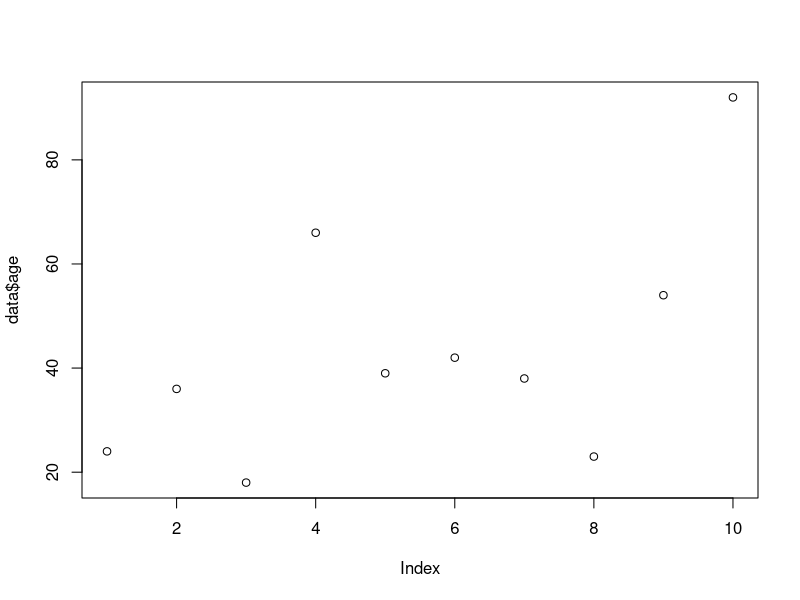
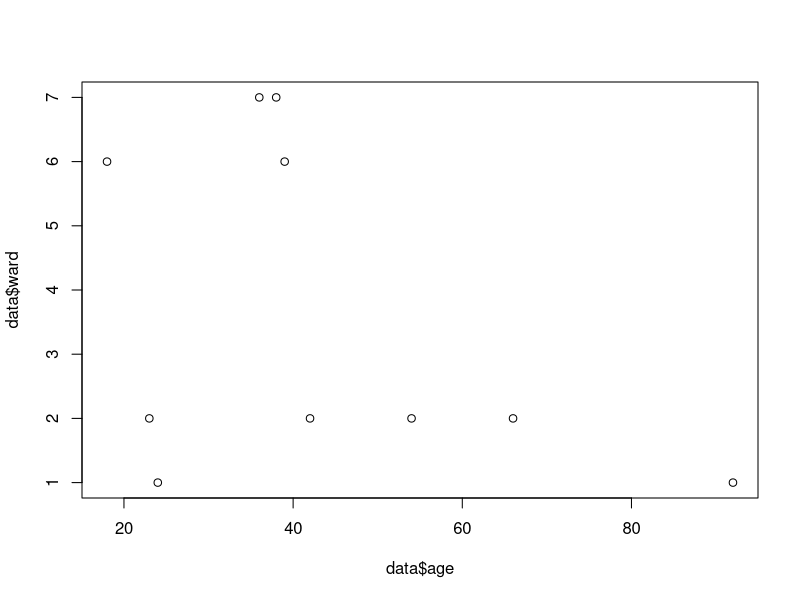
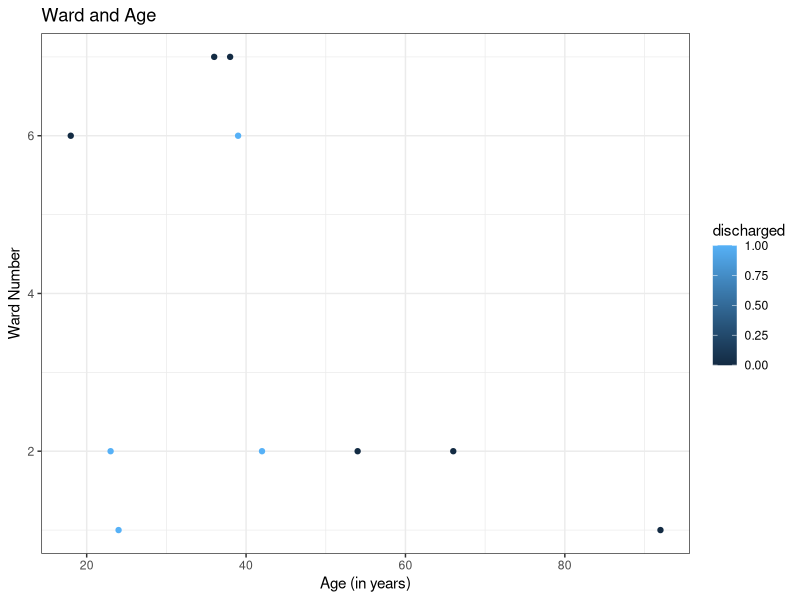
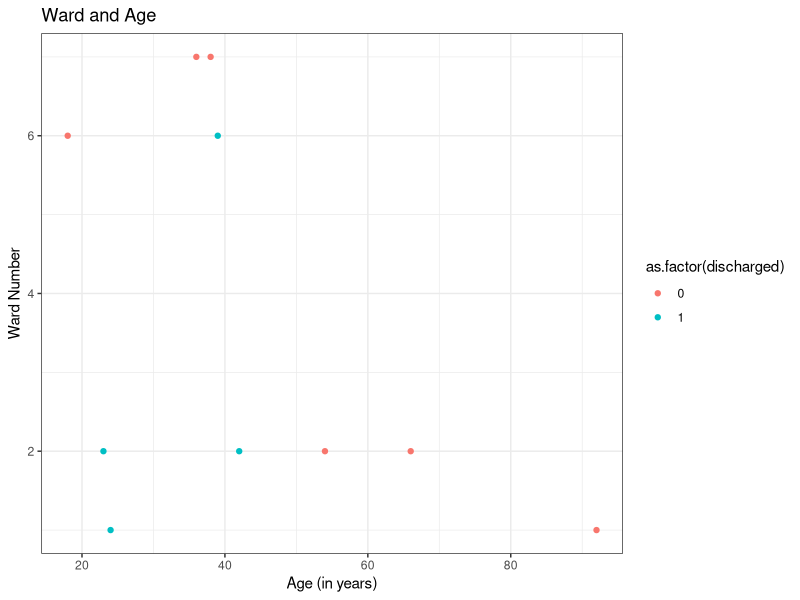
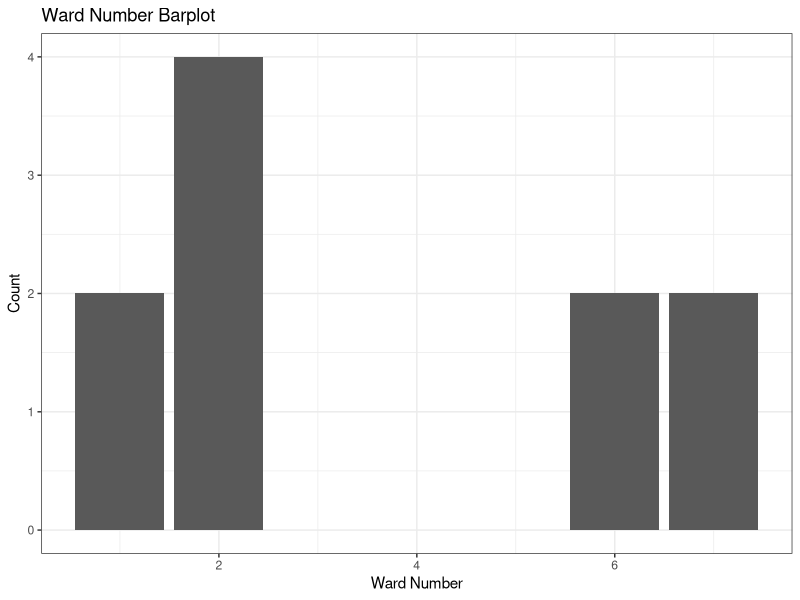

Write R code to recreate these figures, in order.
######### Introduction to R a beginners guide ##################################
# AUTHOR: Dr Sarah Ashcroft-Jones
# github: sarahajones

# This script is meant to begin to orient you into the R environment. 
# It will highlight some key features and functions of RStudio and the R language. 
# There is more explanation than code here - but it is useful to step through slowly.

# Refer back to this script at any time to check over your fundamentals.

# Some great resources to help you build confidence in these skills beyond the classroom
# https://psyteachr.github.io/ - for undergrad level courses
# https://rc2e.com/ - book for learning R
# https://r4ds.had.co.nz/ - arguably and even better ebook for learning R
# https://swirlstats.com/ - specifically: https://github.com/swirldev/swirl_courses#swirl-courses 
# https://r-graph-gallery.com/ - for plotting help
# https://www.data-to-viz.com/ - for plotting help

######### 1.0 The basics #####################################################

# Commenting your code?
# This is a comment line, we know this because there is a # at the start of it. 
# The hashtag makes R blind to anything that follows such that it does not try to 
# run or "execute" that section as code. 
# Because R does not speak English, but has it's own syntax and language it is 
# important to separate out your own notes, and the code you write. We use hashtags to do this.

# In this script, comments will be placed after every line of example code to help explain it. 
# This is not just a useful tool for learners, but a fundamental part of programming. 
# You need to comment your code to help others (and your future self) understand what you did and why. 
# Start the habit early and it will help you forever!

# What is a variable?
# A variable, or "var" is an object in your coding environment. 
# It could be a single number, a column of data, or it could expand into a larger 
# object like a table or dataframe object. 
# A variable can be thought of as a temporary way of holding together information 
# or data to manipulate it later in some way.
# You variables live in your environment panel, they can be deleted, removed, and changed using code

# Highlight the text below " x = 1" and press the "Run" button at the top right of this panel
# This will run or execute your first line of code (How exciting!)

x = 1 

# TOP TIPS: 
# You can also run a line of code by placing your cursor at the front of the line of code
# and using the keyboard shortcut CRTL + ENTER (this get much swifter when you have lots to run!)
# If you want to run the whole script from start to finish - just hit "Run" without highlighting anything
# The entire script will run from top to bottom. 
# (You often don't want this when learning as you want to work step by step.)

# So, what happened when you ran that line of code? 

# You should have seen the variable x appear in your environment with the number 1 next to it. 
# Your environemtn is the panel on the top right of your R screen by default, it is where you will
# find all and any variables that R is holding in memory for you to use and manipulate. 
# You have created your first variable! X is the variable which contains the information 1!

# If you want to change your variable - you can save over it with the new information

x <- 5

# You might have noticed that the variable changed in your environment - to 5 (not 1). 
# You may also have noticed that instead of using an equals sign we used two symbols 
# together to make an arrow shape < and - (<-)
# This is because in coding the equals sign is often used to make comparisons of things being equal or not equal to each other. 
# To avoid confusion in R we instead use the <- operator to assign value to our variables. 
# You can think of it like an equals sign, or as might be more useful as a direction to "put" the 
# information from the right hand side into the variable which is on the left hand side. 
# i.e. x <- 5 , means put/assign the information of 5 into the variable x. 


# A note on variable naming - do as I say not as I do ...
# In this script I will often name things arbitrarily with names like "x" or "y"
# In reality try to always keep your naming meaninggul but short. 
# For example patient_ID or PID for an identification number
# Variable names cannot (easily) have whitespace and should use "snake_case"
# snake_case is where you join_up_words_using_the_underscore_symbol
# The underscore replaces a white space. 
# Note also that I don't use any uppercase letters, numbers, or symbols in my names
# This is because it makes it harder to recall them and to use them fluently (it can also confuse R)
# If you really like uppercase letters read up about camelCase whereYouUseCaptialLettersLikeThis... 


# The next section will look at introducing you to more complex variables and actions. 

######### 2.0 Manipulating variables ############################################
# At it's core R can function as a very complex calculator.
# You can use standard mathematical notation to carry out these functions

# e.g. x <- 3 + 5
# e.g. x <- 10 - 2
# e.g. x <- 5 * 6
# e.g. x <- 10/2
# e.g. x <- (3+2)*(1+1)

# Can you guess what the results of each of these might be? 
# To check your logic copy them into the console box below one by one and hit enter each time.
# The console is the panel directly below this script by default. 
# The console logs whatever code you are running, but you can also "try out" code there directly. 
# The code will run in the same way and the variables will appear in your environment. 
# Importantly, the difference between the console and a script is that code that you write in the console will be lost
# when you start a new session so if you want to keep code, to run later, save it into a script file instead. 

# You can also  manipulate variables together:
# Run the next three lines of code one by one and see if you can predict what R will do on each line. 

x <- 10
y <- 5*5
z <- x*y 

# Now, this might seem simple, but imagine the utility of doing this kind of operation on whole columns of data.
# Or imagine if you could easily apply these operation to particular parts of a dataset with ease - with R you can. 

# TOP TIP: 
# If you ever want to remove a variable from your environment (maybe you were testing something in the console)
# and you don't need it any more - just use the following code:
# rm(VAR)
# Put the name of the variable you want to remove where VAR is and run the line in the console. 
# If you want to start from scratch use the broom symbol on the top right of your environment to clean up all variables. 
# Make sure you aren't going to lose anything you cant replace when you do so though! 

rm(x)

rm(y, z)

# You can also clean up the logged output in the console using the broom symbol on the top right of that panel too. 

######### 3.0 More complex variables and basic functions ########################

# So far we have had pretty simple things saving into variables - numbers.
# Even if the mathematical operation which leads to that number is more complex, the number is just that - a number!
# Unsurprisingly, R can handle a lot more than just saving one number to one variable. 

#For example: 
x <- "apple"
# R can store words or letters very easily, it calls them strings or character variables. 

#Another example:
x <- c(1,2,3,4,5)

# Here we save a list of numbers into or variable x
# the "c" stands for concatenate, which just means add together
# The commas tell R how to separate out the numbers into individual entries, 
# and the brackets tell the function "c" what the scope of it's job is. 

# In R you will often see a word or symbol directly in front of a set of brackets, these are functions.
# Indeed, c() is a function which tells R what to do with the list of information inside the brackets.
# We saw one earlier on line 102 - rm(), rm stands for "remove", and the brackets show R what it should remove.
# If we wanted to remove more than one variable we would list them and separate them by commas, 
# e.g. rm(x,y,z).
 
# For example; if you ever want to check what type of information is inside a variable you can use special functions to check
# The output of these functions is in the console 
x <- c(2,4,6,8)
class(x) # This function tells us what "class" the information has - here it is numeric
typeof(x) # This function gives us a "subtype" stored in memory - double means it is an ordinary number type

x <- c("apple", "orange", "pear")
class(x)
typeof(x)
# Here the class and subtype are the same, character based information - strings of letters. 

x <- 1L
typeof(x)   # "integer" - a "literal" integer (no decimal places)
class(x)     # "integer"
is.integer(x)  # TRUE

y <- 1
typeof(y)   # "double" - unless specified will be a double
class(y)      # "numeric"
is.integer(y)   # FALSE

1L + 1L         # 2L (stays integer)
1L + 1          # 2 (coerced to double)

# Other functions include things like: sum(), mean(), max(), min()
x <- c(3,56,22,100,38)
sum(x)
mean(x)
max(x)
min(x)

# and some of these individual functions come together in: 
summary(x)

# Again the output of these functions is in your console.
# If you wanted to save the output you would assign it to a variable e.g., y <- sum(x)
# Hopefully you can see how quickly and easily some of the descriptive of your data
# might be available to you with just some basic functions and commands.

# So, what exactly is a function? A piece of code? 
# A function is a chunk of code that does a specific task for you. 
# It can do it as many times as you want, it is a little robot that  just "does"
# - it does exactly what you tell it to do, and nothing more. 

# You can define your own functions in this way: 

double_function <- function(x){ # decide what arguements need to be input
  new_x <- x*2 # do something to those inputs and save the new values
  return(new_x) # return those new values
}

double_function(6) # call the function and give it the input directly, what is output? 

######### 4.0 Bringing back the equals sign ##################################
# Above we moved away from using the equals sign to assign information to variables. 
# Now we will briefly consider why. 

# In programming languages we often use equals signs as part of a true equality statement. 
# That is we are trying to see if two things are equal, that they contain the same information. 
# Their exact use varies across languages, but generally speaking they are not used to assign variables
# that you might want to later modify, instead they are used in arguments that try to assess equality
# and return TRUE or FALSE statements in response to their assessments. 

# For example - if we assign x as follows: 
x <- 5

# We can use a "double equals" sign to check the value of x as follows:
x == 10
x == 5

# We can also check if x does not equal something as follows: 
x != 10
x != 5

# These statements might seem trivial - but image you have a large dataset of patients
# You could use these kinds of statements to find all the rows which contain patients 
# from a particular ward, for example.

# Let's take a toy example:
x <- c(3,4,5,2,2,4,2,6,7,3,4,2,5,2,3,6,2,1,3,4,5,2,5,7,2)

# x now contains 25 numbers, each one representing a patient with a ward number from 1 -7. 
# We can check this is true using the functions summary() and length()
summary(x)
length(x) #if it's not easy to spot in the environment this function is used to see how long a variable is

# Let's say we wanted to pull the data only from those patients who were in a particular ward, 
# can the equals sign help us here? 

# Let's first check what happens if we just check for x == 2 
x == 2

# We get a list of TRUEs and FALSEs 
# we can put these inside a new variable by assigning it using the <- operator
y <- (x==2)
 
# But that doesn't actually capture the information we want, what we want is to pull out the data that
# (in some bigger analysis and bigger dataset) would relate to the ward 2 patients
# for this we could use the subset function, subset():
 
y <- subset(x, x==2)

# Now y contains only the data that related to ward 2 patients. 
# The subset function asks for two pieces of information -
# first the data we want to subset - here that was contained inside x.
# Secondly the identifier for what we want to cut away and put into y - here that is identified by x == 2
# This means that the function looks inside the data in x, pulls out anything that matches the x==2 requirement
# and assigns it inside the new variable of y.

# Another example, this time taking everyone who was not in ward 2 and assigning them to y
y <- subset(x, x!=2)

 
######### 5.0 Mini dataframes - looking at bigger datasets #####################

# In R, dataframes are one of the easiest forms of data object to manipulate. 
# They look and act quite like excel spreadsheets with variable names heading the columns
# and different data listed down in the rows below. 
 
#Let's build a dataframe and play around with it now using the function data.frame()

data <- data.frame( #this functions builds a dataframe with whatever you put inside it
  patient_id = c(1:10), #this line asks the variable to be a number list that goes from 1 to 10, i.e. 1:10
  age = c(24, 36, 18, 66, 39, 42, 38, 23, 54, 92), #this is a list of ages
  gender  = c("F", "M", "M", "M", "F", "NB", "F", "M", "M", "F"), #these are gender labels
  ward = c(1, 7, 6, 2, 6, 2, 7,  2, 2, 1), #this lists which ward the patient was on in the hospital
  discharged = c(1,0,0,0,1,1,0,1,0,0) #this is a binary variable, 1 = discharged, 0 = not yet discharged
)
# AND YES - we do use the equals sign inside this function, I don't make all the rules!
 
# Check in your environment - what did this code do? 
# Click on the new data object, "data" to open it. It will open as a new tab in your screen. 
# What does it look like? Is it how you expected it to be? 
 
# To look at individual columns of data within this data frame we use the $ sign
# For example, if we want to look at age within the dataframe we use:
data$age

# In R - the columns are called fields, and we specify which field we want to look at using the $ sign. 
# Consider it the way to specify precisely what aspect of the dataframe you are interested in. 
# It is how you specify exactly where you want to step into the dataframe further. 
# We could go further again and look for a particular row of that field.

data$age[3] # this gives back the third entry in the age field
# Note here that, unlike when we use Funtions we don't want to have the curled brackets,
# instead square bracket are used to "index into" the column (to find the right row). 
 
# Now - lets try and explore these data knowing everything we do from before:
# Pretend for a moment that this data is hundreds of lines long and you couldn't calculate by hand.
# Try to complete these questions here using your own code - and check your answers against a "by hand"
# calculation to make sure the code worked okay. 
# Once you have tried them - skip down to find my solutions.
 
# What is the mean age of the patients? 
 
# What type of data is the gender variable? 
 
# How many patients are still in the hospital? (this might take more than 1 step, but there are lots of potential solutions)
 
# Can you subset the data so only patients from Ward 2 are represented in a new dataframe? 

 
 
 
 
 
 
 
 
 
# WORKED ANSWERS - don't check these until you have tried them yourself!
 
# What is the mean age of the patients? 
mean(data$age)
#or
summary(data$age)
 
# What type of data is the gender variable? 
class(data$gender) 
#or
typeof(data$gender) #as before both are the same for character strings!

# How many patients are still in the hospital? 
# One way to solve this is to subtract off the number of patients discharged from the total
length(data$patient_id) - sum(data$discharge)

# or we could solve by subsetting the data
inpatient <- subset(data, discharged == 0)
length(inpatient$discharged)

# Can you subset the data so only patients from Ward 2 are represented in a new dataframe variable? 
 ward2 <- subset(data, data$ward==2)
 
 
 
 
 
######### 6.0 Beyond the basics - libraries and plotting #######################
 
 # So far we have been looking at coding use what we call "base" R. 
 # This is code or commands that the base language in R understands and executes. 
 # This can get you quite far, but for more advanced analytics - like
 # complex data visualization, statistical tests, and importing external datasets we need additional help. 
 
 # This extra help comes in the form of "packages" of code from the an open source repository called CRAN
 # Think of packages like add-ons, they contain additional useful functions that interface with R on you behalf. 
 # They lift the load for you and allow you to easily re-purpose R for things like stats, 
 # data viz, or even machine learning!
 
 # Let's load in one of the most useful packages - tidyverse. 
 # Tidyverse is actually a collection of smaller packages that will all get loaded in for you at once. 
 # It includes tools for plotting (ggplot) and data wrangling (dpylr). 
 
 # The first time you use a package you need to install it. 
 # You only need to do this once - after that you will just load it into your environment. 
 # We will use the function install.packages() to do this. 
 install.packages("tidyverse") #note that you HAVE to use quotation marks around the name of the package
 
 # Once this has successfully installed it will remain part of your R software until you uninstall it 
 # However, it needs to be "activated" for use - to do this we use the function library()
 # Think about install.packages() as adding a book of code to your world of R.
 # When you want to use those packages you need to take it off the shelf, open it, and use it.
 # An analogy would be taking a reference book out from the library to use - hence library().
 
 library(tidyverse) #note that you should NOT use quotation marks here - again I do not make the rules! 
 
 # Now that we have that extra code we can do quite a lot more than before. 
 # The first thing we can do is something called "piping" 
 # This is a way of manipulating your data flexibly and efficiently using the dpylr package
 # Piping makes use of the pipe which is represented by %>%, it links together statements in code.
 # R will only know how to read this symbol if you have the dplyr package loaded in your session. 
 
 # Let's take our dataframe from above, data, and try to make it more useful to us in some way:
 # Run all these lines of code together in one go!
 
 data2 <- data %>% 
   group_by(ward) %>%
   mutate(
     age_sd = sd(age),
     age_upper = mean(age) + age_sd,
     age_lower = mean(age) - age_sd,
   )
 
 # What just happened? Can you work it out? 
 # Look at the way data has changed when you open up the data2 object - can you figure it out?
 
 # Let's break it down line by line
 data2 <- data %>%  # into the new variable data2, we are going to put something from the orginal data object
   group_by(ward) %>% # we are going to ask the information in data to be grouped based on the ward number
   mutate( # and within each of those groups we are going to mutate/manipulate the data
     age_sd = sd(age), # the sd() function calculates the standard deviations
     age_upper = mean(age) + age_sd, #and here we use that value to take the upper 
     age_lower = mean(age) - age_sd, # and lower bounds around the mean. 
   ) # all of this information is then passed back up the pipe (%>%) and assigned to the new dataframe, data2. 
 
 # If you open up data2 you will see that each ward has a unique standard deviation and bound set.
 # It is shared within those ward patients, based on their data, but is not the same as the other wards. 
 
 # Consider where this kind of operation might be useful in the data we have looked at this semester.
 # Would it be useful to be easily able to group things by clinic, by borough, or by gender to analyse? 
 # Yes - of course it would be!
 
 # Piping in dplyr is extensive and be used in many clever ways to iteratively apply functions to 
 # different sections of your data in a particular order. We will see more soon on how it can be useful. 
 # For now remember the symbol %>% to be a pipe that links together the different lines of code. 
 # It then funnels the information back into the variable at the top in whatever way we ask for it. 
 
 # Now let's turn to plotting our data. 
 # We can do some plotting in base R but we can do more advanced plotting with the package ggplot2.
 
 #Let's start with base R, we can use the plot() function to plot out things roughly. 
 
 plot(data$age) #at it's most basic we can plot out the values of a column of data, plot(X)
 plot(data$age, data$ward) #or we can plot them against another variable, plot(X,Y)
 
 # But these are rather ugly and diffcult to manipulate into nicer visualisations. 
 # They are useful for quick and dirty visual checks of your data, 
 # to spot an outlier data point or to see missing data. 
 
 # Instead we will mostly work using ggplot2 code and related functions. 
 # These are functions like ggplot(), you need to run all these lines together as one piece. 
 
 ggplot(data = data, mapping = aes(x=age, y=ward)) +
   geom_point(aes(color = discharged)) +
   theme_bw() +
   ggtitle("Ward and Age") +
   xlab("Age (in years)") +
   ylab("Ward Number")  
 
 # Looking at the plot can you figure out what the lines of code might mean?
 
 # Let's break it down below:
 ggplot(data = data, mapping = aes(x=age, y=ward)) + # Take the data, and pick what X and Y variables will be.
   geom_point(aes(color = as.factor(discharged))) + # The geom_point() function tells ggplot to plot things as points
   # Add a layer of color based on discharged
   # We use the function as.factor() to make sure that the 1s and 0s are read as categories, not as part of a continuous number scale
   theme_bw() + # This is line gives a basic black and white theme to the background.
   ggtitle("Ward and Age") + #Write out the title
   xlab("Age (in years)") + #Label the x axis
   ylab("Ward Number") # Label the y axis
 
 # Notice that we used the + symbol to connect the pieces of code. 
 # ggplot() works using what it calls "layers", we add the information to the plot in layers
 # Unless we add them together using the + sign, ggplot will not execute them and the plot will not generate in full
 
 # Let's try another plot type
 ggplot(data = data, mapping = aes(x=ward)) + #Take data and pick what to plot (here only need X because of plot type)
   geom_bar() + #Use a bar geom to plot the data, aka plot data as a barplot
   theme_bw() + # Set basic black and white theme to the background.
   ggtitle("Ward Number Barplot") +#Write out the title
   xlab("Ward Number") + #Label the x axis
   ylab("Count")  # Label the y axis
 
 
 # R has many diverse plot types, each with slightly different ways of coding them up.
 # The best thing to do is google for example of the kind of plot you want.
 # WHen googling specify the package and the language you are using
 # For example : How to plot a line graph in ggplot2 R
 # This google query would bring up relevant examples for you to examine and learn from! 
 
 
 

################################################################################
